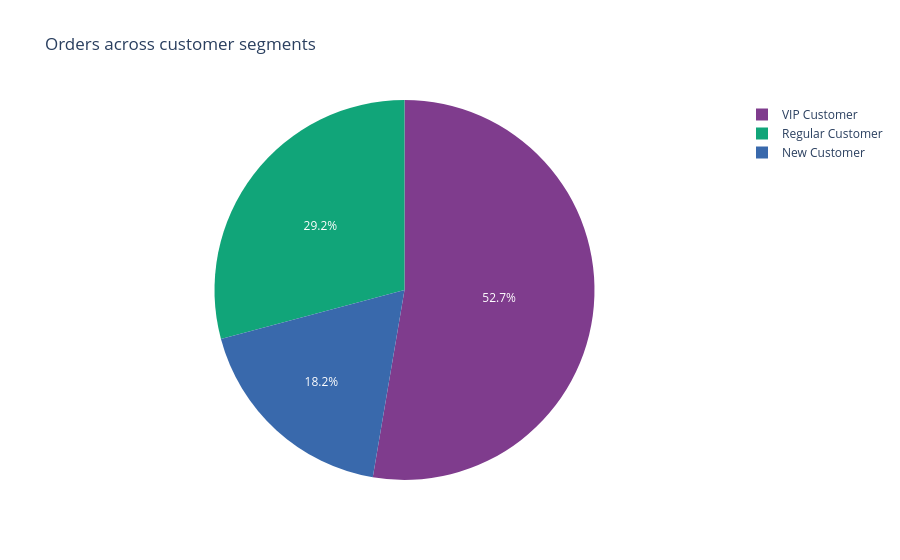

This figure's notebook cell:
### Markdown cell above
#### 3. Pie Chart: Customer Segment Proportion
Create a pie chart displaying the proportion of orders across customer segments:
- New Customer
- Regular Customer
- VIP Customer

Requirements:
- Show percentages on each slice
- Use contrasting colors
- Add a title

### Code cell
#visualization of pieplot
fig=px.pie(df,names='CustomerSegment',values='OrderValue',title='Orders across customer segments',
    color_discrete_sequence=px.colors.qualitative.Bold)  #ploting CustomerSegment with plotly

fig.show()

### Figure 1 — Plotly figure (JSON) as saved in the notebook; plotly's stock layout.template omitted (floating-point values rounded to 4 significant figures; data arrays with more than 128 entries replaced by an {"elided": "..."} marker saying what was removed)
{"data": [{"domain": {"x": [0, 1], "y": [0, 1]}, "hovertemplate": "CustomerSegment=%{label}<br>OrderValue=%{value}<extra></extra>", "labels": {"elided": "1000 str values"}, "legendgroup": "", "name": "", "showlegend": true, "type": "pie", "values": {"elided": "1000 float values"}}], "layout": {"legend": {"tracegroupgap": 0}, "piecolorway": ["rgb(127, 60, 141)", "rgb(17, 165, 121)", "rgb(57, 105, 172)", "rgb(242, 183, 1)", "rgb(231, 63, 116)", "rgb(128, 186, 90)", "rgb(230, 131, 16)", "rgb(0, 134, 149)", "rgb(207, 28, 144)", "rgb(249, 123, 114)", "rgb(165, 170, 153)"], "title": {"text": "Orders across customer segments"}}}
